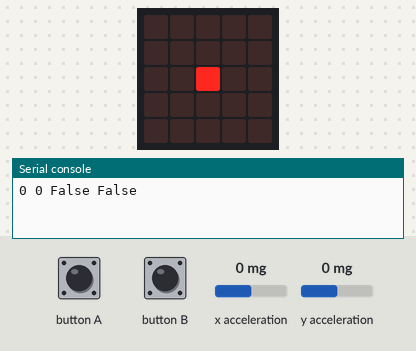
Recording of a program running on a simulated BBC micro:bit running MicroPython. Parts: the board's 5×5 LED display, the last lines printed to the serial console. The inputs (shaded band) are chosen by the test bench; at power-on: x acceleration 0 mg, y acceleration 0 mg.

Above: at 0.6 s.
1.3 s: x acceleration set to -1440 mg
At 1.9 s:
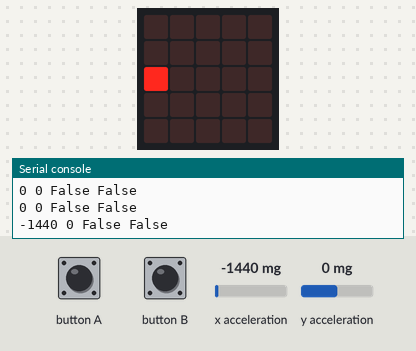
4.4 s: y acceleration set to -1440 mg
At 4.9 s:
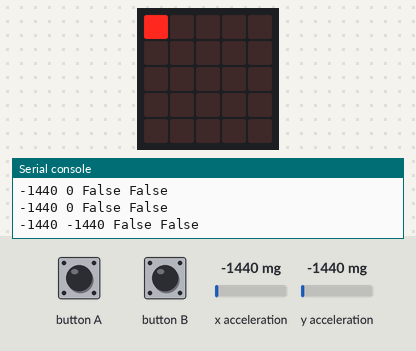
7.5 s: x acceleration set to 0 mg
At 7.9 s:
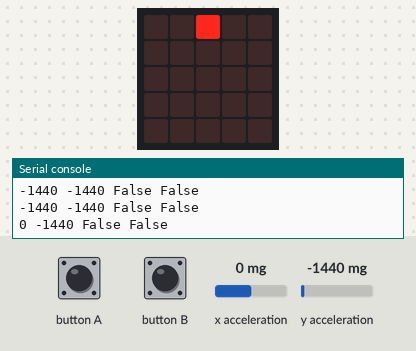
10.6 s: y acceleration set to 750 mg
At 11.9 s:
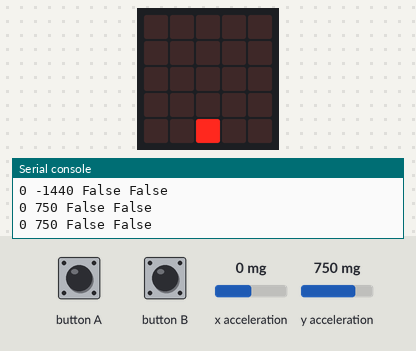
13.7 s: x acceleration set to -750 mg
At 14.9 s:
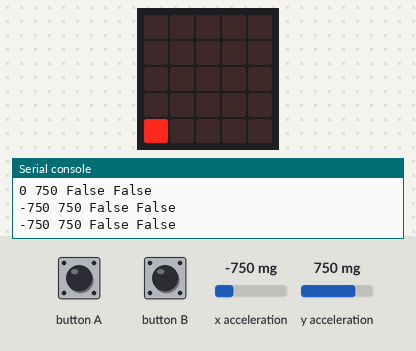
16.8 s: x acceleration set to 750 mg
At 17.9 s:
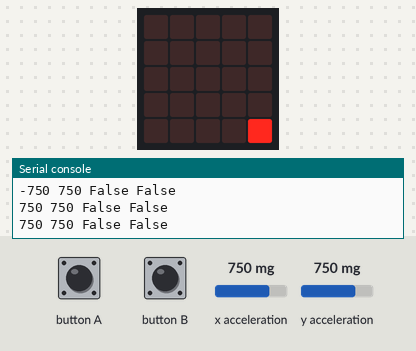
Timing chart, 0 to 19.8 s (numbered marks = the images above; inputs shaded):
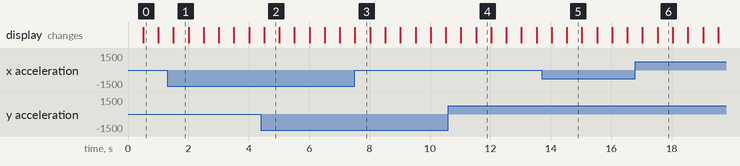

Measured:
- after the input at 1.3 s, the display: changes after 0.20 s (image 1)
- after the input at 4.4 s, the display: changes after 0.11 s (image 2)
- after the input at 7.5 s, the display: changes at once (image 3)
- after the input at 10.6 s, the display: first differs from a run without the input after 0.92 s (image 4)
- after the input at 13.7 s, the display: first differs from a run without the input after 0.83 s (image 5)
- after the input at 16.8 s, the display: first differs from a run without the input after 0.74 s (image 6)
- what the display in image 0 shows lasts 0.5 s, from 0.5 s to 1.0 s

The program:

game-controller.py
```python
# read sensor data from microbit and write to
# serial port to be read by companion program
# running on raspberry pi
from microbit import *


def read_accel_data():
    x, y = accelerometer.get_x(), accelerometer.get_y()
    return x, y


def read_buttons():
    a, b = button_a.was_pressed(), button_b.was_pressed()
    return a, b


def write_to_serial(x, y, a, b):
    print(x, y, a, b)


poll_interval = 500
pixel = 9
pixel_x = 2
pixel_y = 2

threshold = (1024 / 90) * 20  # degrees

while True:
    sleep(poll_interval)
    left_right, forward_back = read_accel_data()
    a, b = read_buttons()

    display.set_pixel(pixel_x, pixel_y, 0)

    if left_right < -threshold:
        pixel_x = 0
    elif left_right > threshold:
        pixel_x = 4
    else:
        pixel_x = 2

    if forward_back < -threshold:
        pixel_y = 0
    elif forward_back > threshold:
        pixel_y = 4
    else:
        pixel_y = 2

    display.set_pixel(pixel_x, pixel_y, pixel)
    pixel = 0 if pixel == 9 else 9
    write_to_serial(left_right, forward_back, a, b)
```
